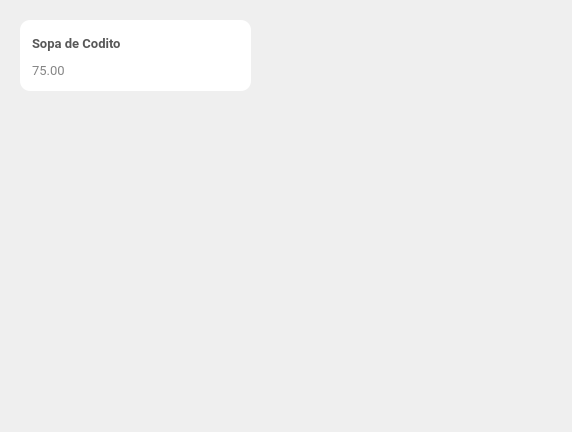
<?xml version="1.0" encoding="UTF-8"?>
<ui version="4.0">
 <class>mesero_tarjeta_extra</class>
 <widget class="QWidget" name="mesero_tarjeta_extra">
  <property name="geometry">
   <rect>
    <x>0</x>
    <y>0</y>
    <width>572</width>
    <height>432</height>
   </rect>
  </property>
  <property name="windowTitle">
   <string>Form</string>
  </property>
  <widget class="QFrame" name="frame">
   <property name="geometry">
    <rect>
     <x>20</x>
     <y>20</y>
     <width>231</width>
     <height>71</height>
    </rect>
   </property>
   <property name="minimumSize">
    <size>
     <width>231</width>
     <height>71</height>
    </size>
   </property>
   <property name="maximumSize">
    <size>
     <width>231</width>
     <height>71</height>
    </size>
   </property>
   <property name="styleSheet">
    <string notr="true">border-radius: 10px;
background-color: #fff;</string>
   </property>
   <property name="frameShape">
    <enum>QFrame::StyledPanel</enum>
   </property>
   <property name="frameShadow">
    <enum>QFrame::Raised</enum>
   </property>
   <widget class="QWidget" name="">
    <property name="geometry">
     <rect>
      <x>12</x>
      <y>12</y>
      <width>211</width>
      <height>49</height>
     </rect>
    </property>
    <layout class="QHBoxLayout" name="horizontalLayout">
     <item>
      <layout class="QVBoxLayout" name="verticalLayout">
       <item>
        <widget class="QLabel" name="nombreExtra">
         <property name="minimumSize">
          <size>
           <width>0</width>
           <height>20</height>
          </size>
         </property>
         <property name="font">
          <font>
           <family>Roboto</family>
           <pointsize>10</pointsize>
           <weight>75</weight>
           <bold>true</bold>
          </font>
         </property>
         <property name="styleSheet">
          <string notr="true">color:#585858;
</string>
         </property>
         <property name="text">
          <string>Sopa de Codito</string>
         </property>
         <property name="wordWrap">
          <bool>true</bool>
         </property>
        </widget>
       </item>
       <item>
        <widget class="QLabel" name="precioExtra">
         <property name="font">
          <font>
           <family>Roboto</family>
           <pointsize>10</pointsize>
          </font>
         </property>
         <property name="styleSheet">
          <string notr="true">color:#858585;
</string>
         </property>
         <property name="text">
          <string>75.00</string>
         </property>
        </widget>
       </item>
      </layout>
     </item>
     <item>
      <spacer name="horizontalSpacer">
       <property name="orientation">
        <enum>Qt::Horizontal</enum>
       </property>
       <property name="sizeHint" stdset="0">
        <size>
         <width>40</width>
         <height>20</height>
        </size>
       </property>
      </spacer>
     </item>
     <item>
      <widget class="QPushButton" name="btnMasExtra">
       <property name="minimumSize">
        <size>
         <width>25</width>
         <height>25</height>
        </size>
       </property>
       <property name="cursor">
        <cursorShape>PointingHandCursor</cursorShape>
       </property>
       <property name="styleSheet">
        <string notr="true">
border: none;</string>
       </property>
       <property name="text">
        <string/>
       </property>
       <property name="icon">
        <iconset>
         <normalon>:/iconos/resources/masPlatilloBig.png</normalon>
        </iconset>
       </property>
       <property name="iconSize">
        <size>
         <width>30</width>
         <height>30</height>
        </size>
       </property>
      </widget>
     </item>
    </layout>
   </widget>
  </widget>
 </widget>
 <resources/>
 <connections/>
</ui>
